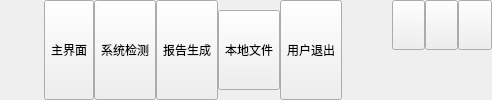
    <widget class="QWidget" name="widgetTitle" native="true">
     <property name="sizePolicy">
      <sizepolicy hsizetype="Preferred" vsizetype="Fixed">
       <horstretch>0</horstretch>
       <verstretch>0</verstretch>
      </sizepolicy>
     </property>
     <layout class="QHBoxLayout" name="horizontalLayout_2">
      <property name="spacing">
       <number>10</number>
      </property>
      <property name="leftMargin">
       <number>10</number>
      </property>
      <property name="topMargin">
       <number>0</number>
      </property>
      <property name="rightMargin">
       <number>0</number>
      </property>
      <property name="bottomMargin">
       <number>0</number>
      </property>
      <item>
       <widget class="QLabel" name="labIco">
        <property name="text">
         <string/>
        </property>
        <property name="alignment">
         <set>Qt::AlignCenter</set>
        </property>
       </widget>
      </item>
      <item>
       <widget class="QLabel" name="labTitle">
        <property name="styleSheet">
         <string notr="true"/>
        </property>
        <property name="text">
         <string/>
        </property>
        <property name="alignment">
         <set>Qt::AlignLeading|Qt::AlignLeft|Qt::AlignVCenter</set>
        </property>
       </widget>
      </item>
      <item>
       <widget class="QWidget" name="widgetTop" native="true">
        <layout class="QHBoxLayout" name="horizontalLayout_3">
         <property name="spacing">
          <number>0</number>
         </property>
         <property name="leftMargin">
          <number>0</number>
         </property>
         <property name="topMargin">
          <number>0</number>
         </property>
         <property name="rightMargin">
          <number>0</number>
         </property>
         <property name="bottomMargin">
          <number>0</number>
         </property>
         <item>
          <widget class="QToolButton" name="btnMain">
           <property name="sizePolicy">
            <sizepolicy hsizetype="Fixed" vsizetype="Expanding">
             <horstretch>0</horstretch>
             <verstretch>0</verstretch>
            </sizepolicy>
           </property>
           <property name="text">
            <string>主界面</string>
           </property>
           <property name="icon">
            <iconset resource="../other/main.qrc">
             <normaloff>:/image/main_main.png</normaloff>:/image/main_main.png</iconset>
           </property>
           <property name="toolButtonStyle">
            <enum>Qt::ToolButtonTextUnderIcon</enum>
           </property>
          </widget>
         </item>
         <item>
          <widget class="QToolButton" name="btnConfig">
           <property name="sizePolicy">
            <sizepolicy hsizetype="Fixed" vsizetype="Expanding">
             <horstretch>0</horstretch>
             <verstretch>0</verstretch>
            </sizepolicy>
           </property>
           <property name="text">
            <string>系统检测</string>
           </property>
           <property name="icon">
            <iconset resource="../other/main.qrc">
             <normaloff>:/image/main_config.png</normaloff>:/image/main_config.png</iconset>
           </property>
           <property name="toolButtonStyle">
            <enum>Qt::ToolButtonTextUnderIcon</enum>
           </property>
          </widget>
         </item>
         <item>
          <widget class="QToolButton" name="btnData">
           <property name="sizePolicy">
            <sizepolicy hsizetype="Fixed" vsizetype="Expanding">
             <horstretch>0</horstretch>
             <verstretch>0</verstretch>
            </sizepolicy>
           </property>
           <property name="text">
            <string>报告生成</string>
           </property>
           <property name="icon">
            <iconset resource="../other/main.qrc">
             <normaloff>:/image/main_data.png</normaloff>:/image/main_data.png</iconset>
           </property>
           <property name="checked">
            <bool>false</bool>
           </property>
           <property name="toolButtonStyle">
            <enum>Qt::ToolButtonTextUnderIcon</enum>
           </property>
          </widget>
         </item>
         <item>
          <widget class="QToolButton" name="localBtn">
           <property name="sizePolicy">
            <sizepolicy hsizetype="Fixed" vsizetype="Fixed">
             <horstretch>0</horstretch>
             <verstretch>20</verstretch>
            </sizepolicy>
           </property>
           <property name="minimumSize">
            <size>
             <width>0</width>
             <height>80</height>
            </size>
           </property>
           <property name="text">
            <string>本地文件</string>
           </property>
           <property name="icon">
            <iconset resource="../../src.qrc">
             <normaloff>:/uidemo08/dataCollectingIcon_files/1-200412191002.png</normaloff>:/uidemo08/dataCollectingIcon_files/1-200412191002.png</iconset>
           </property>
           <property name="toolButtonStyle">
            <enum>Qt::ToolButtonTextUnderIcon</enum>
           </property>
          </widget>
         </item>
         <item>
          <widget class="QToolButton" name="btnExit">
           <property name="sizePolicy">
            <sizepolicy hsizetype="Fixed" vsizetype="Expanding">
             <horstretch>0</horstretch>
             <verstretch>0</verstretch>
            </sizepolicy>
           </property>
           <property name="styleSheet">
            <string notr="true"/>
           </property>
           <property name="text">
            <string>用户退出</string>
           </property>
           <property name="icon">
            <iconset resource="../other/main.qrc">
             <normaloff>:/image/main_exit.png</normaloff>:/image/main_exit.png</iconset>
           </property>
           <property name="toolButtonStyle">
            <enum>Qt::ToolButtonTextUnderIcon</enum>
           </property>
          </widget>
         </item>
        </layout>
       </widget>
      </item>
      <item>
       <spacer name="horizontalSpacer">
        <property name="orientation">
         <enum>Qt::Horizontal</enum>
        </property>
        <property name="sizeHint" stdset="0">
         <size>
          <width>40</width>
          <height>20</height>
         </size>
        </property>
       </spacer>
      </item>
      <item>
       <widget class="QWidget" name="widgetMenu" native="true">
        <property name="minimumSize">
         <size>
          <width>100</width>
          <height>0</height>
         </size>
        </property>
        <property name="maximumSize">
         <size>
          <width>100</width>
          <height>16777215</height>
         </size>
        </property>
        <layout class="QGridLayout" name="gridLayout_2">
         <property name="leftMargin">
          <number>0</number>
         </property>
         <property name="topMargin">
          <number>0</number>
         </property>
         <property name="rightMargin">
          <number>0</number>
         </property>
         <property name="bottomMargin">
          <number>0</number>
         </property>
         <property name="spacing">
          <number>0</number>
         </property>
         <item row="1" column="1" colspan="3">
          <spacer name="verticalSpacer">
           <property name="orientation">
            <enum>Qt::Vertical</enum>
           </property>
           <property name="sizeHint" stdset="0">
            <size>
             <width>20</width>
             <height>40</height>
            </size>
           </property>
          </spacer>
         </item>
         <item row="0" column="1">
          <widget class="QPushButton" name="btnMenu_Min">
           <property name="sizePolicy">
            <sizepolicy hsizetype="Minimum" vsizetype="Expanding">
             <horstretch>0</horstretch>
             <verstretch>0</verstretch>
            </sizepolicy>
           </property>
           <property name="cursor">
            <cursorShape>ArrowCursor</cursorShape>
           </property>
           <property name="focusPolicy">
            <enum>Qt::NoFocus</enum>
           </property>
           <property name="toolTip">
            <string>最小化</string>
           </property>
           <property name="text">
            <string/>
           </property>
          </widget>
         </item>
         <item row="0" column="3">
          <widget class="QPushButton" name="btnMenu_Close">
           <property name="sizePolicy">
            <sizepolicy hsizetype="Minimum" vsizetype="Expanding">
             <horstretch>0</horstretch>
             <verstretch>0</verstretch>
            </sizepolicy>
           </property>
           <property name="cursor">
            <cursorShape>ArrowCursor</cursorShape>
           </property>
           <property name="focusPolicy">
            <enum>Qt::NoFocus</enum>
           </property>
           <property name="toolTip">
            <string>关闭</string>
           </property>
           <property name="text">
            <string/>
           </property>
          </widget>
         </item>
         <item row="0" column="2">
          <widget class="QPushButton" name="btnMenu_Max">
           <property name="sizePolicy">
            <sizepolicy hsizetype="Minimum" vsizetype="Expanding">
             <horstretch>0</horstretch>
             <verstretch>0</verstretch>
            </sizepolicy>
           </property>
           <property name="focusPolicy">
            <enum>Qt::NoFocus</enum>
           </property>
           <property name="text">
            <string/>
           </property>
          </widget>
         </item>
        </layout>
       </widget>
      </item>
     </layout>
    </widget>
